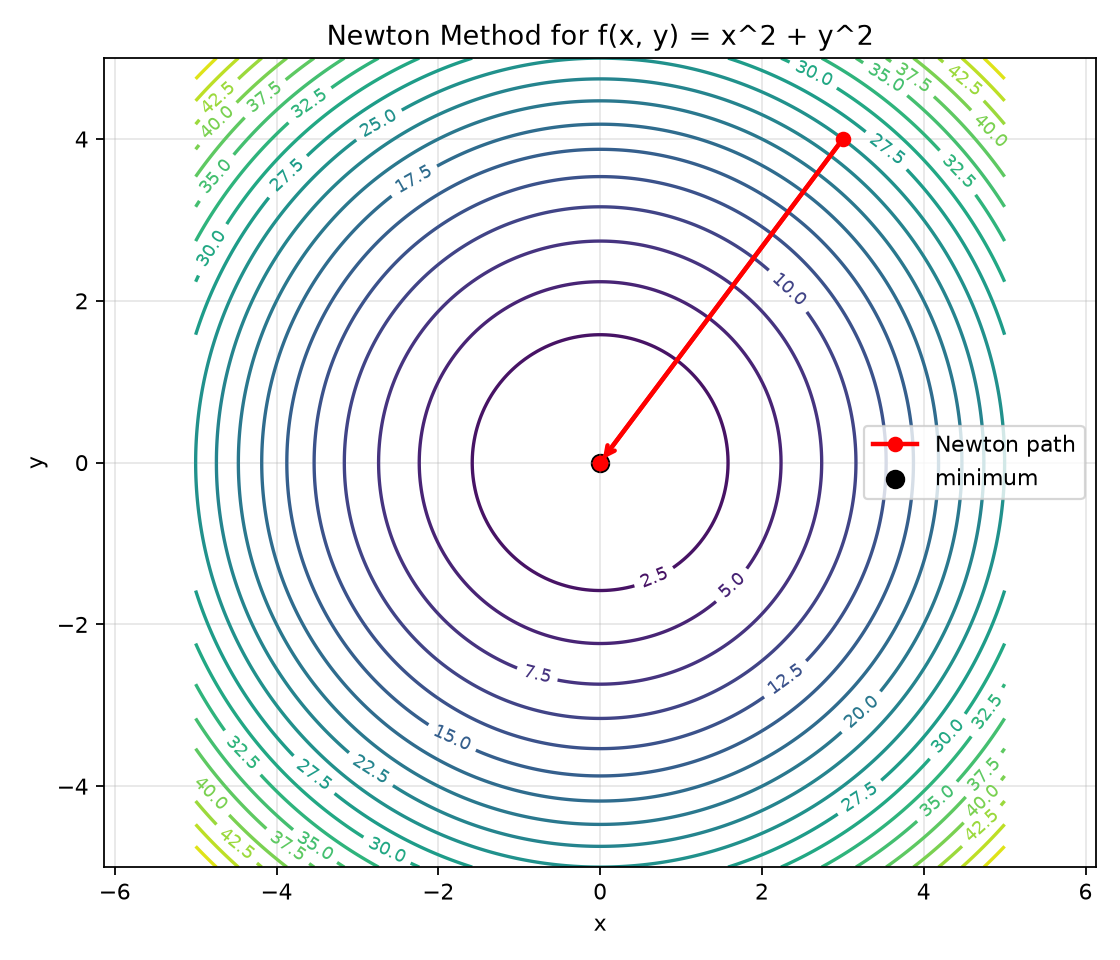

Python code for this plot:
import argparse
from dataclasses import dataclass
from pathlib import Path

import matplotlib.pyplot as plt
import torch


@dataclass
class NewtonStep:
    step: int
    x: float
    y: float
    value: float
    grad_x: float
    grad_y: float
    next_x: float
    next_y: float


def objective(x, y):
    return x * x + y * y


def gradient(x, y):
    return torch.tensor([2.0 * x, 2.0 * y], dtype=torch.float64)


def hessian():
    return torch.tensor([[2.0, 0.0], [0.0, 2.0]], dtype=torch.float64)


def newton_minimize(start_x, start_y, eps=1e-10, max_iter=20):
    point = torch.tensor([float(start_x), float(start_y)], dtype=torch.float64)
    history = []

    for step in range(1, max_iter + 1):
        x, y = point.tolist()
        grad = gradient(x, y)
        delta = torch.linalg.solve(hessian(), grad)
        next_point = point - delta
        next_x, next_y = next_point.tolist()

        history.append(
            NewtonStep(
                step=step,
                x=x,
                y=y,
                value=objective(x, y),
                grad_x=grad[0].item(),
                grad_y=grad[1].item(),
                next_x=next_x,
                next_y=next_y,
            )
        )

        if torch.norm(next_point - point).item() < eps:
            point = next_point
            break
        point = next_point

    min_x, min_y = point.tolist()
    return min_x, min_y, objective(min_x, min_y), history


def save_iteration_table(history, min_x, min_y, min_value, output_path):
    headers = ["step", "x", "y", "f(x,y)", "grad_x", "grad_y", "next_x", "next_y"]
    rows = [
        [
            step.step,
            f"{step.x:.6f}",
            f"{step.y:.6f}",
            f"{step.value:.6f}",
            f"{step.grad_x:.6f}",
            f"{step.grad_y:.6f}",
            f"{step.next_x:.6f}",
            f"{step.next_y:.6f}",
        ]
        for step in history
    ]

    fig_height = max(2.8, 1.2 + 0.45 * len(rows))
    fig, ax = plt.subplots(figsize=(12, fig_height))
    ax.axis("off")
    table = ax.table(cellText=rows, colLabels=headers, cellLoc="center", loc="center")
    table.auto_set_font_size(False)
    table.set_fontsize(9)
    table.scale(1, 1.35)
    ax.set_title(
        f"Newton Iterations, minimum=({min_x:.6f}, {min_y:.6f}), f={min_value:.6f}",
        pad=16,
    )
    plt.tight_layout()
    plt.savefig(output_path, dpi=160)
    plt.close()


def save_newton_path(history, output_path):
    x = torch.linspace(-5, 5, 200)
    y = torch.linspace(-5, 5, 200)
    grid_x, grid_y = torch.meshgrid(x, y, indexing="xy")
    grid_z = grid_x**2 + grid_y**2

    path_x = [item.x for item in history] + [history[-1].next_x]
    path_y = [item.y for item in history] + [history[-1].next_y]

    plt.figure(figsize=(7, 6))
    contour = plt.contour(grid_x.numpy(), grid_y.numpy(), grid_z.numpy(), levels=20)
    plt.clabel(contour, inline=True, fontsize=8)

    plt.plot(path_x, path_y, "ro-", linewidth=2, markersize=6, label="Newton path")
    for i in range(len(path_x) - 1):
        plt.annotate(
            "",
            xy=(path_x[i + 1], path_y[i + 1]),
            xytext=(path_x[i], path_y[i]),
            arrowprops={"arrowstyle": "->", "color": "red", "lw": 2},
        )

    plt.scatter([0], [0], color="black", s=60, label="minimum")
    plt.title("Newton Method for f(x, y) = x^2 + y^2")
    plt.xlabel("x")
    plt.ylabel("y")
    plt.axis("equal")
    plt.grid(True, alpha=0.3)
    plt.legend()
    plt.tight_layout()
    plt.savefig(output_path, dpi=160)
    plt.close()


def write_iteration_log(history, min_x, min_y, min_value, output_path):
    lines = [
        "Newton method for minimizing f(x, y) = x^2 + y^2",
        "step,x,y,f(x,y),grad_x,grad_y,next_x,next_y",
    ]
    for item in history:
        lines.append(
            f"{item.step},{item.x:.10f},{item.y:.10f},{item.value:.10f},"
            f"{item.grad_x:.10f},{item.grad_y:.10f},{item.next_x:.10f},{item.next_y:.10f}"
        )
    lines.extend(
        [
            "",
            f"minimum point: ({min_x:.10f}, {min_y:.10f})",
            f"minimum value: {min_value:.10f}",
        ]
    )
    output_path.write_text("\n".join(lines), encoding="utf-8")


def parse_args():
    parser = argparse.ArgumentParser(
        description="Use Newton's method to minimize f(x, y)=x^2+y^2."
    )
    parser.add_argument("--start-x", default=3.0, type=float)
    parser.add_argument("--start-y", default=4.0, type=float)
    parser.add_argument("--eps", default=1e-10, type=float)
    parser.add_argument("--max-iter", default=20, type=int)
    parser.add_argument("--output-dir", default="./results", type=str)
    return parser.parse_args()


def main():
    args = parse_args()
    output_dir = Path(args.output_dir)
    output_dir.mkdir(parents=True, exist_ok=True)

    min_x, min_y, min_value, history = newton_minimize(
        args.start_x, args.start_y, eps=args.eps, max_iter=args.max_iter
    )

    print("Newton method for minimizing f(x, y) = x^2 + y^2")
    print(f"start point: ({args.start_x}, {args.start_y})")
    print("step        x        y      f(x,y)      grad_x      grad_y     next_x     next_y")
    for item in history:
        print(
            f"{item.step:>4d}  {item.x:>7.3f}  {item.y:>7.3f}  "
            f"{item.value:>10.6f}  {item.grad_x:>10.6f}  {item.grad_y:>10.6f}  "
            f"{item.next_x:>9.6f}  {item.next_y:>9.6f}"
        )
    print(f"\nminimum point: ({min_x:.10f}, {min_y:.10f})")
    print(f"minimum value: {min_value:.10f}")

    path_plot = output_dir / "newton_path.png"
    table_plot = output_dir / "iteration_process.png"
    log_path = output_dir / "iteration_log.txt"
    save_newton_path(history, path_plot)
    save_iteration_table(history, min_x, min_y, min_value, table_plot)
    write_iteration_log(history, min_x, min_y, min_value, log_path)
    print(f"Saved Newton path to {path_plot}")
    print(f"Saved iteration table to {table_plot}")


if __name__ == "__main__":
    main()
